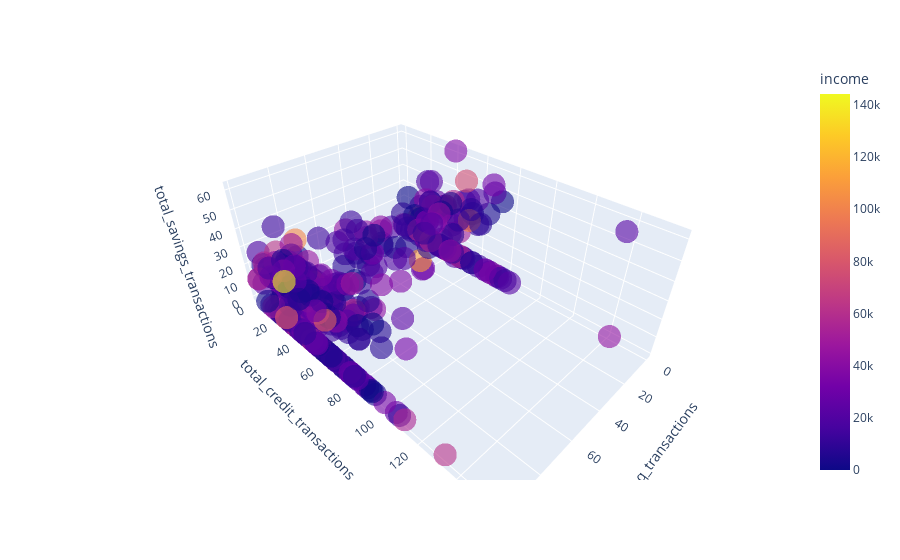

Notebook cell for this chart:
### Code cell
px.scatter_3d(all_cust_trans.groupby(by='cust_id')[['total_credit_transactions','total_savings_transactions','total_cheq_transactions','income']].mean(), 'total_cheq_transactions','total_credit_transactions','total_savings_transactions',color='income',opacity=0.6)

### Figure 1 — Plotly figure (JSON) as saved in the notebook; plotly's stock layout.template omitted (floating-point values rounded to 4 significant figures; data arrays with more than 128 entries replaced by an {"elided": "..."} marker saying what was removed)
{"data": [{"hovertemplate": "total_cheq_transactions=%{x}<br>total_credit_transactions=%{y}<br>total_savings_transactions=%{z}<br>income=%{marker.color}<extra></extra>", "legendgroup": "", "marker": {"color": {"elided": "664 int values"}, "coloraxis": "coloraxis", "opacity": 0.6, "symbol": "circle"}, "mode": "markers", "name": "", "scene": "scene", "showlegend": false, "type": "scatter3d", "x": {"elided": "664 int values"}, "y": {"elided": "664 int values"}, "z": {"elided": "664 int values"}}], "layout": {"coloraxis": {"colorbar": {"title": {"text": "income"}}, "colorscale": [[0, "#0d0887"], [0.1111, "#46039f"], [0.2222, "#7201a8"], [0.3333, "#9c179e"], [0.4444, "#bd3786"], [0.5556, "#d8576b"], [0.6667, "#ed7953"], [0.7778, "#fb9f3a"], [0.8889, "#fdca26"], [1, "#f0f921"]]}, "legend": {"tracegroupgap": 0}, "margin": {"t": 60}, "scene": {"domain": {"x": [0, 1], "y": [0, 1]}, "xaxis": {"title": {"text": "total_cheq_transactions"}}, "yaxis": {"title": {"text": "total_credit_transactions"}}, "zaxis": {"title": {"text": "total_savings_transactions"}}}}}
